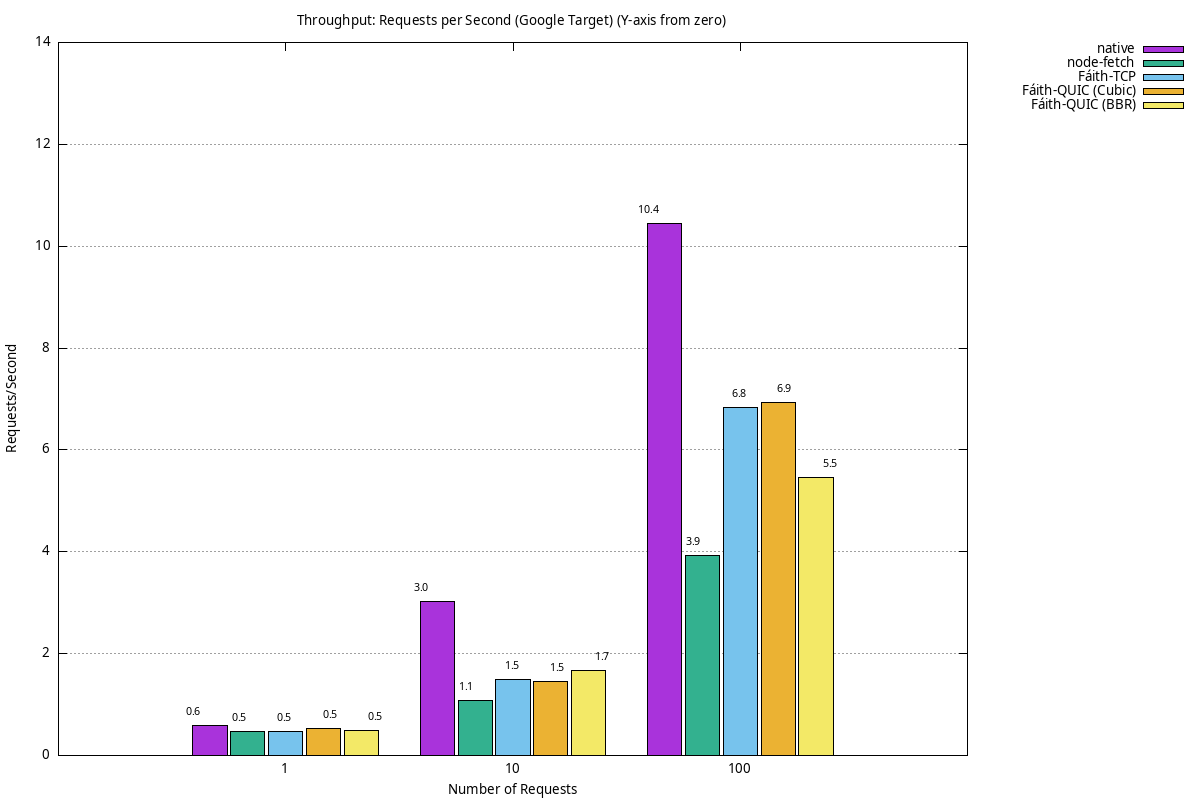

gnuplot code for this plot:
set terminal png size 1200,800 font "sans,10" enhanced
set output 'charts/throughput_google_zero.png'
set title 'Throughput: Requests per Second (Google Target) (Y-axis from zero)'
set xlabel 'Number of Requests'
set ylabel 'Requests/Second'
set yrange [0:*]
set grid ytics
set key outside right top
set style data histograms
set style histogram clustered gap 1
set style fill solid 0.8 border -1
set boxwidth 0.9
set offset 0,0,graph 0.15,0
set xtics ("1" 0, "10" 1, "100" 2)


plot 'charts/throughput_google_data.txt' using 2:xtic(1) title 'native', \
     '' using 3 title 'node-fetch', \
     '' using 4 title 'Fáith-TCP', \
     '' using 5 title 'Fáith-QUIC (Cubic)', \
     '' using 6 title 'Fáith-QUIC (BBR)', \
     '' using ($0-0.4):2:(sprintf("%.1f",$2)) with labels center offset 0,1 font ",8" notitle, \
     '' using ($0-0.2):3:(sprintf("%.1f",$3)) with labels center offset 0,1 font ",8" notitle, \
     '' using ($0):4:(sprintf("%.1f",$4)) with labels center offset 0,1 font ",8" notitle, \
     '' using ($0+0.2):5:(sprintf("%.1f",$5)) with labels center offset 0,1 font ",8" notitle, \
     '' using ($0+0.4):6:(sprintf("%.1f",$6)) with labels center offset 0,1 font ",8" notitle
